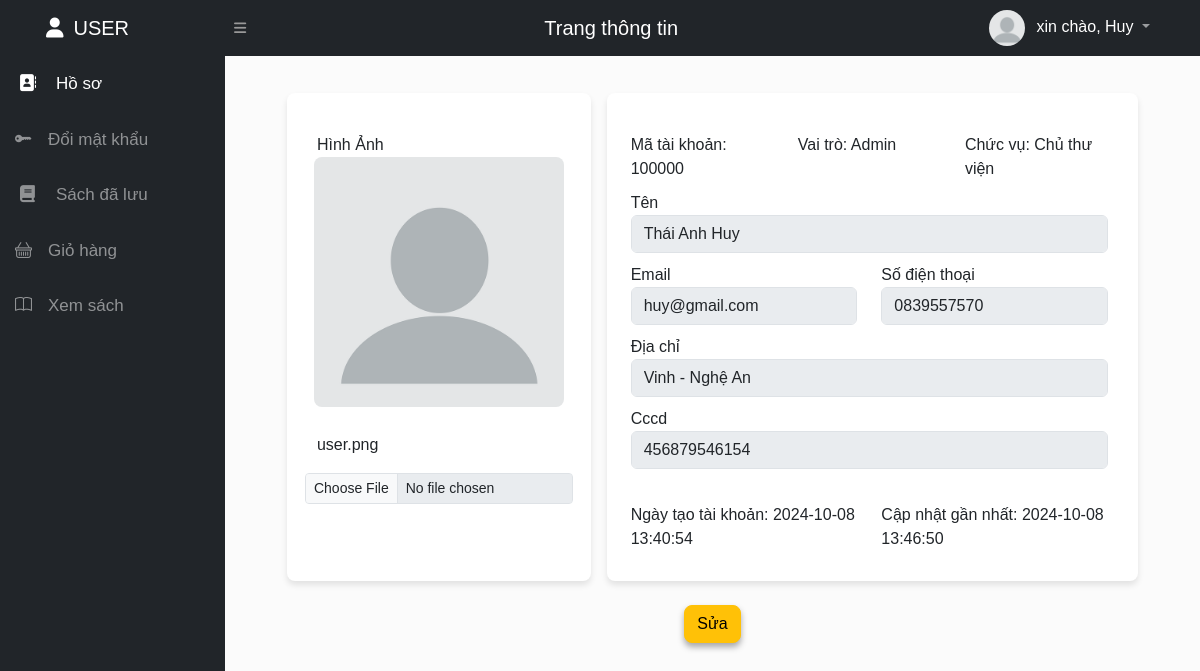
Screenshot of /user/ql_user (signed in) with the database file from the repository.
### tables this page shows
CREATE TABLE `taikhoan` (
  `MaTaiKhoan` int(11) NOT NULL AUTO_INCREMENT,
  `TenDangNhap` varchar(50) DEFAULT NULL,
  `MatKhauHash` varchar(255) DEFAULT NULL,
  `MaVaiTro` int(11) DEFAULT 1,
  `MaTrangThai` int(11) DEFAULT 3,
  `HoTen` varchar(100) DEFAULT NULL,
  `Email` varchar(100) DEFAULT NULL,
  `Cccd` varchar(13) DEFAULT NULL,
  `DienThoai` varchar(20) DEFAULT NULL,
  `DiaChi` varchar(255) DEFAULT NULL,
  `URL_HinhNguoiDung` varchar(255) DEFAULT NULL,
  `CreatedAt` datetime DEFAULT current_timestamp(),
  `UpdatedAt` datetime DEFAULT current_timestamp() ON UPDATE current_timestamp(),
  PRIMARY KEY (`MaTaiKhoan`),
  UNIQUE KEY `TenDangNhap` (`TenDangNhap`),
  UNIQUE KEY `Email` (`Email`),
  UNIQUE KEY `Cccd` (`Cccd`),
  KEY `MaVaiTro` (`MaVaiTro`),
  KEY `MaTrangThai` (`MaTrangThai`),
  CONSTRAINT `taikhoan_ibfk_1` FOREIGN KEY (`MaVaiTro`) REFERENCES `vaitro` (`MaVaiTro`),
  CONSTRAINT `taikhoan_ibfk_2` FOREIGN KEY (`MaTrangThai`) REFERENCES `trangthai` (`MaTrangThai`)
);

CREATE TABLE `vaitro` (
  `MaVaiTro` int(11) NOT NULL AUTO_INCREMENT,
  `TenVaiTro` varchar(50) DEFAULT NULL,
  PRIMARY KEY (`MaVaiTro`)
);

CREATE TABLE `nhanvien` (
  `MaNhanVien` int(11) NOT NULL AUTO_INCREMENT,
  `MaTaiKhoan` int(11) DEFAULT NULL,
  `NgayVaoLam` date DEFAULT curdate(),
  `ChucVu` varchar(100) DEFAULT NULL,
  `CreatedAt` datetime DEFAULT current_timestamp(),
  `UpdatedAt` datetime DEFAULT current_timestamp() ON UPDATE current_timestamp(),
  PRIMARY KEY (`MaNhanVien`),
  KEY `MaTaiKhoan` (`MaTaiKhoan`),
  CONSTRAINT `nhanvien_ibfk_1` FOREIGN KEY (`MaTaiKhoan`) REFERENCES `taikhoan` (`MaTaiKhoan`) ON DELETE SET NULL
);

### config.php (called while the page is built, shortened)
<?php
  $base_url = 'http://localhost/do_an_quanlythuvien/';
  $base_url_admin = '/do_an_quanlythuvien/Admin/';
?>

### Model/library.php (called while the page is built, shortened)
<?php
    function connectdb(){
        $servername = "localhost";
        $username   = "root";
        $password   = "";
        $dbname     = "ql_thuvien";
        $conn   = mysqli_connect($servername, $username, $password, $dbname);
        return $conn;
    }
    function get_one($sql)
    {
        $conn = connectdb();
        $result = mysqli_query($conn, $sql);
        $result = mysqli_fetch_assoc($result);
        return $result;
    }
?>

### Model/m_user.php (called while the page is built, shortened)
<?php
   include_once "library.php";
    function get_TaiKhoanByMaTK($mataikhoan){
        return get_one("SELECT tk.*, nv.`ChucVu`, tt.`TenTrangThai`,vt.`TenVaiTro`
            FROM taikhoan as tk
            LEFT JOIN nhanvien AS nv ON tk.`MaTaiKhoan` = nv.`MaTaiKhoan`
            LEFT JOIN trangthai AS tt ON tk.`MaTrangThai` = tt.`MaTrangThai`
            LEFT JOIN vaitro AS vt ON tk.`MaVaiTro` = vt.`MaVaiTro`
            WHERE tk.`MaTaiKhoan`= $mataikhoan");
    }
?>

### View/User/Home/nguoidung/trangthongtinuser.php (the view, shortened to what this page needs)
<div class="container mb-3">
    <div class="row justify-content-center">
        <form class="row g-3 needs-validation d-flex justify-content-center" action="<?=$base_url_admin?>ql_sach/<?=$user["MaTaiKhoan"]?>" method="post" enctype="multipart/form-data" novalidate>
            <div class="col-md-4 me-3 form-container">
                <label for="url_hinh_dm" class="form-label">Hình Ảnh</label>
                <div class="row justify-content-md-center">
                    <div class="mb-3 d-flex justify-content-center">
                        <img id="preview" class="preview-img-user" src="<?=$base_url?>Assets/Upload/nguoidung/<?=$user["URL_HinhNguoiDung"]?>" alt="Hình Danh Mục">
                    </div>
                    <p><?=$user["URL_HinhNguoiDung"]?></p>
                    <input class="form-control form-control-sm" type="file" name="url_hinh_bosach" id="url_hinh_bosach" accept="image/*" onchange="loadFile(event)" disabled>
                </div>
            </div>
            <div class="col-md-7 ps-4 form-container">
                <div class="row">
                    <div class="col-md-4 ">
                        <label for="vitrisach" class="form-label">Mã tài khoản: <?=$user["MaTaiKhoan"]?></label>
                    </div>
                    <div class="col-md-4 ">
                        <label for="vitrisach" class="form-label">Vai trò: <?=$user["TenVaiTro"]?></label>
                    </div>
                    <?php if (!empty($user["ChucVu"])): ?>
                        <div class="col-md-4">
                            <label for="vitrisach" class="form-label">Chức vụ: <?= htmlspecialchars($user["ChucVu"]) ?></label>
                        </div>
                    <?php endif; ?>
                    <div class="col-md-12">
                        <label for="hoten" class="form-label me-2">Tên</label>
                        <input type="text" class="form-control me-2" id="hoten" name="hoten" placeholder="Nhập họ tên" value="<?=$user['HoTen']?>" disabled required>
                    </div>
                    <div class="col-md-6">
                        <label for="email" class="form-label me-2">Email</label>
                        <input type="text" class="form-control me-2" id="email" name="email" placeholder="Nhập họ tên" value="<?=$user['Email']?>" disabled required>
                    </div>
                    <div class="col-md-6">
                        <label for="dienthoai" class="form-label me-2">Số điện thoại</label>
                        <input type="text" class="form-control me-2" id="dienthoai" name="dienthoai" placeholder="Nhập " value="<?=$user['DienThoai']?>" disabled required>
                    </div>
                    <div class="col-md-12">
                        <label for="diachi" class="form-label me-2">Địa chỉ</label>
                        <input type="text" class="form-control me-2" id="diachi" name="diachi" placeholder="Nhập " value="<?=$user['DiaChi']?>" disabled required>
                    </div>
                    <div class="col-md-12">
                        <label for="cccd" class="form-label me-2">Cccd</label>
                        <input type="text" class="form-control me-2" id="cccd" name="cccd" placeholder="Nhập " value="<?=$user['Cccd']?>" disabled required>
                    </div>
                </div>
                <div class="row mt-4">
                    <div class="col-md-6 ">
                        <label for="vitrisach" class="form-label">Ngày tạo tài khoản: <?=$user["CreatedAt"]?></label>
                    </div>
                    <div class="col-md-6">
                        <label for="vitrisach" class="form-label">Cập nhật gần nhất: <?=$user["UpdatedAt"]?></label>
                    </div>
                </div>
            </div>
            <div class="text-center mt-4">
                <button id="editButton" type="button" class="btn btn-warning shadou-btn">Sửa</button>
            </div>
        </form>
    </div>
</div>

### Assets/css/admin.css (style rules this page uses)
* { margin: 0; padding: 0; box-sizing: border-box; }
*, *::before, *::after { box-sizing: border-box; }
body { font-family: Arial, sans-serif; background-color: #e2e2e21f; justify-content: space-between; }
div { display: block; unicode-bidi: isolate; }
:root { --blue: #287bff; --white: #fff; --grey: #f5f5f5; --black1: #222; --black2: #999; --color-white: #fff; --color-header: #212529; --color-background-cursor: #444; --color-btn: #71be34; }
input[type="text"], input[list] { -webkit-appearance: none; -moz-appearance: none; appearance: none; }
.form-container { background-color: white; padding: 30px; border-radius: 8px; box-shadow: 0px 4px 6px rgba(0, 0, 0, 0.1); }
.shadou-btn { border-radius: 8px; box-shadow: 0px 4px 6px rgba(0, 0, 0, 0.336); }
.preview-img-user { width: 250px; height: 250px; background-size: cover; background-position: center; margin-bottom: 10px; border-radius: 8px; }
.form-container { max-width: 100%; }
#mainContent .form-label { margin: 10px 0 0 0px ; }

### Assets/css/style.css (style rules this page uses)
img { vertical-align: middle; }

### rows the page displays
taikhoan: URL_HinhNguoiDung (placeholder picture), URL_HinhNguoiDung "user.png", MaTaiKhoan "100000", MaVaiTro.TenVaiTro "Admin", nhanvien.ChucVu "Chủ thư viện", hoten "Thái Anh Huy", email "huy@gmail.com", dienthoai "0839557570", diachi "Vinh - Nghệ An", cccd "456879546154", CreatedAt "2024-10-08 13:40:54", UpdatedAt "2024-10-08 13:46:50"

### other values shown
$title_bar "Trang thông tin"
$_SESSION['last_name_user'] "Huy"
